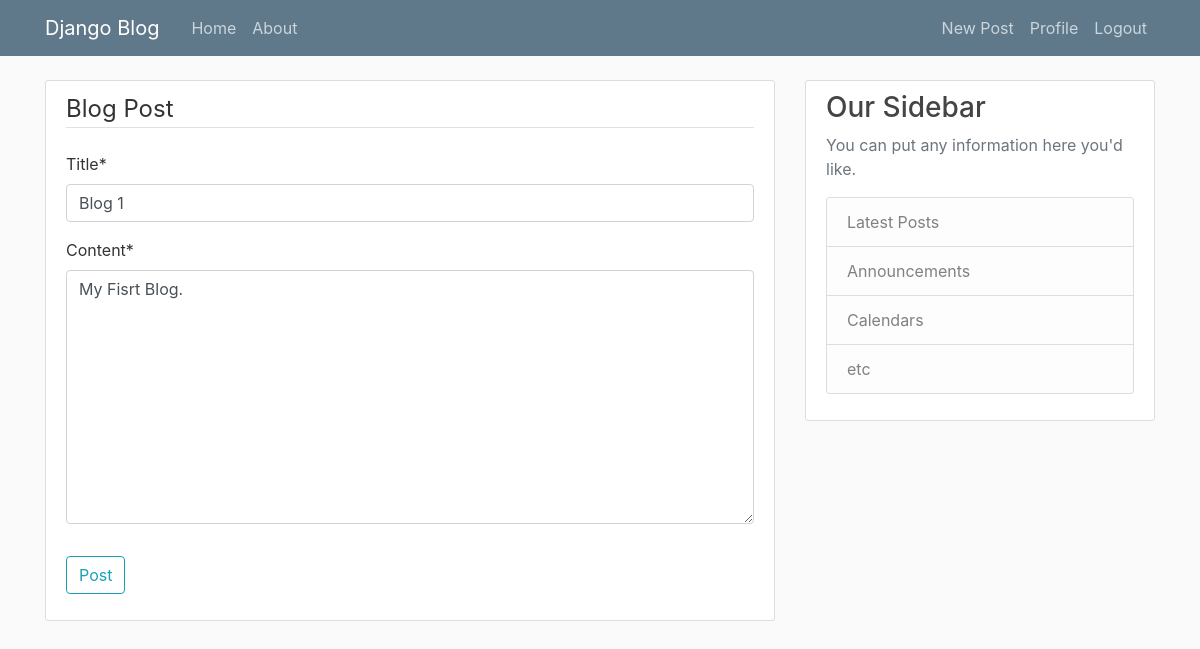
The page /post/1/update/ (signed in) on the database as committed earlier.
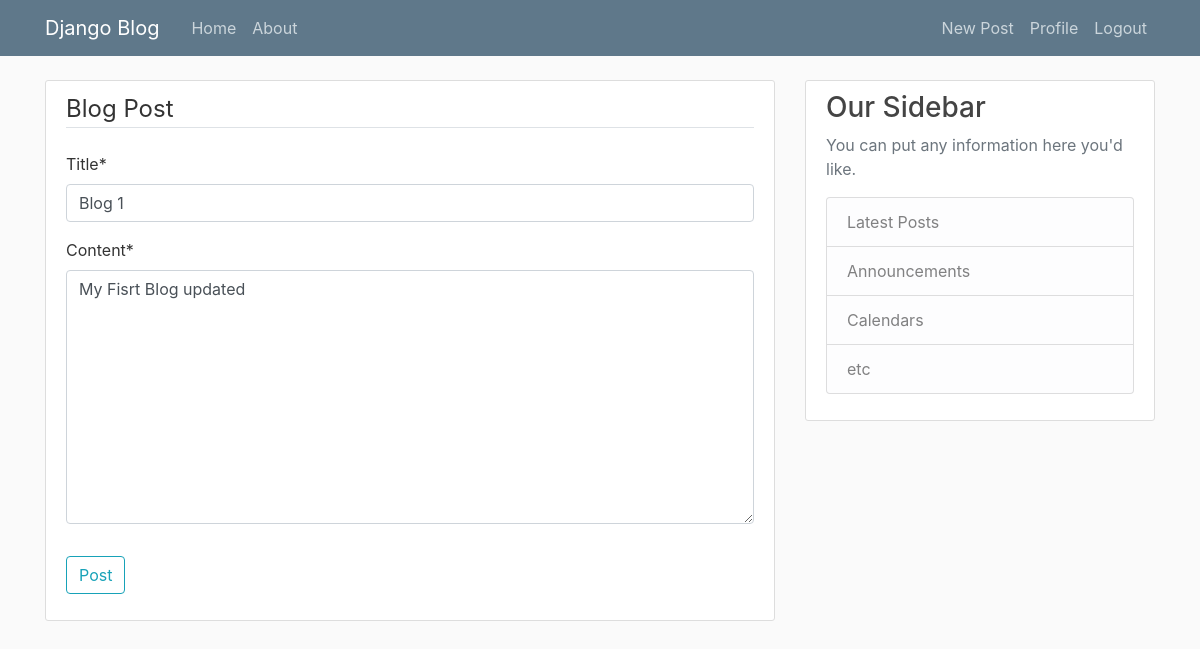
The same page on the database as committed later.
### blog/models.py (models this page shows, shortened)
class Post(models.Model):
    title = models.CharField(max_length=100)
    content = models.TextField()
    date_posted = models.DateTimeField(default=timezone.now)
    author = models.ForeignKey(User, on_delete=models.CASCADE)

### blog/views.py (the view, shortened to what this page needs)
# urls.py: path('post/<int:pk>/update/', PostUpdateView.as_view(), name='post-update'),
class PostUpdateView(LoginRequiredMixin,UserPassesTestMixin, UpdateView):
    model = Post
    fields = ['title', 'content']
    def test_func(self):
        post = self.get_object()
        if self.request.user == post.author:
            return True
        return False

### blog/templates/blog/post_form.html (shortened to what this page needs)
{% extends "blog/base.html" %}
{% load crispy_forms_tags %}
{% block content %}
    <div class="content-section">
        <form method="POST">
            <fieldset class="form-group">
                <legend class="border-bottom mb-4">Blog Post</legend>
                {{ form|crispy }}
            </fieldset>
            <div class="form-group">
                <button class="btn btn-outline-info" type="submit">Post</button>
            </div>
        </form>
    </div>
{% endblock content %}

Rows that differ between the two databases and show on the page:
changed Post "Blog 1": content "My Fisrt Blog." → "My Fisrt Blog updated"
